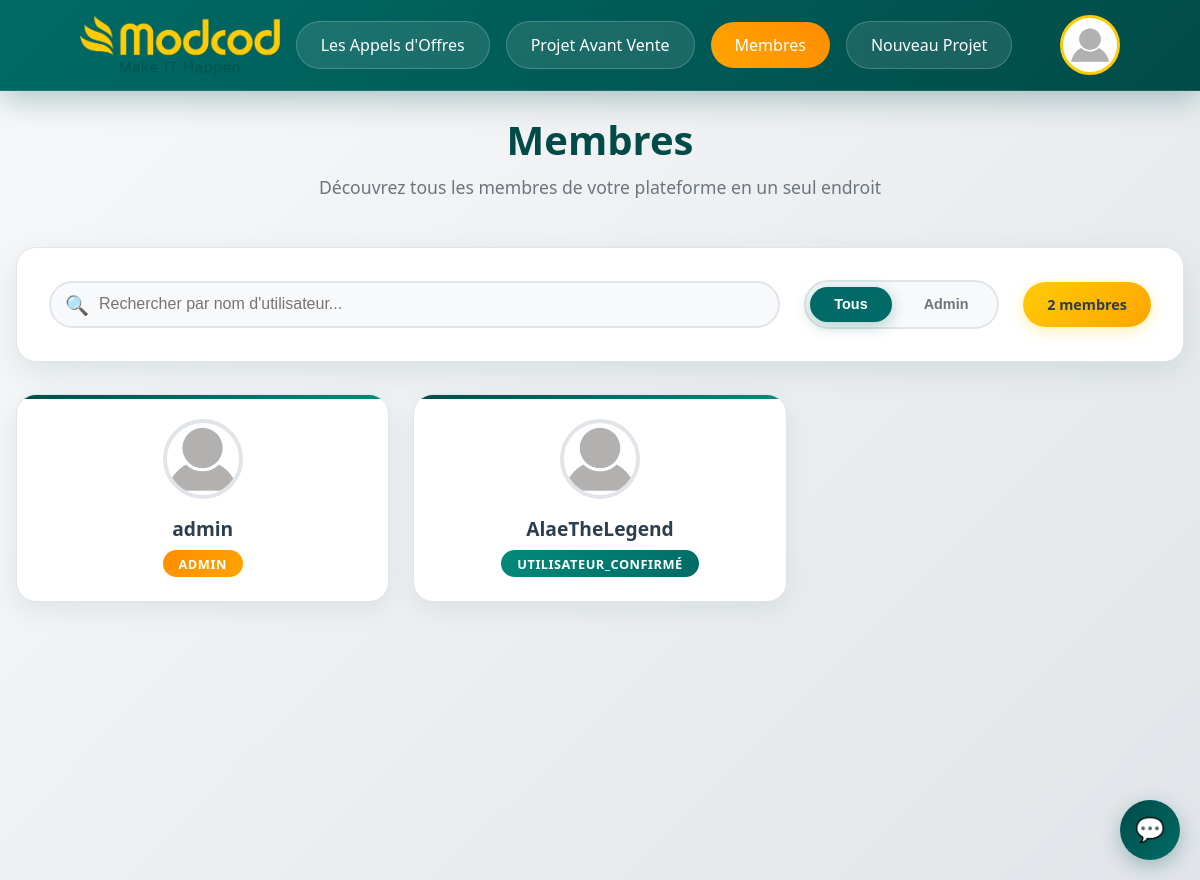
The app's page /modcod/membres/ (signed in), older data.
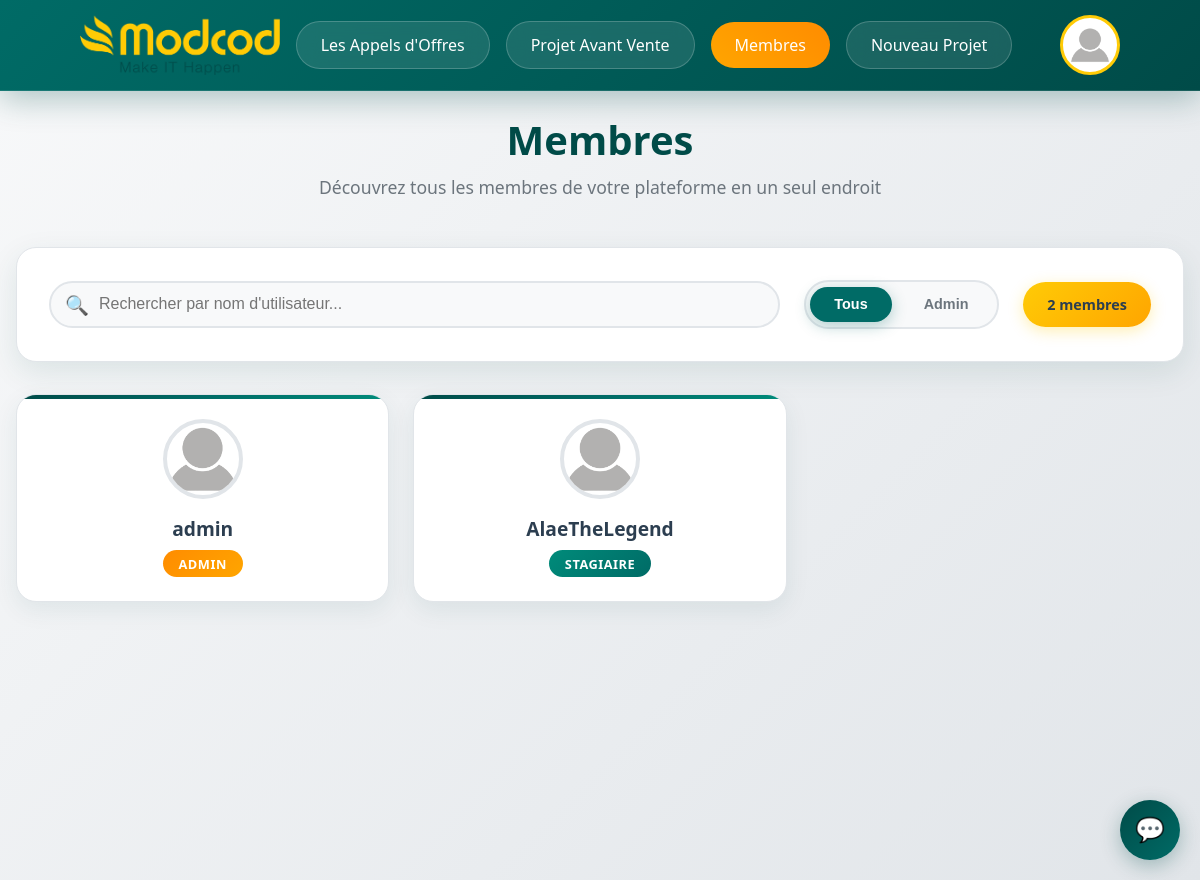
The same page, newer data.
### App1/models.py (models this page shows)
class CustomUser(AbstractUser):
    ROLE_CHOICES = [
        ('Admin', 'Admin'),
        ('Chef_projet','Chef_projet'),
        ('Collaborateur','Collaborateur'),
        ('Employe_Integration','Employe_Integration'),
        ('Stagiaire','Stagiaire'),
        ('Utilisateur_Confirmé' , 'Utilisateur_Confirmé'),
        ('Utilisateur_Temporaire','Utilisateur_Temporaire'),
    ]
    role = models.CharField(max_length=255, choices=ROLE_CHOICES, default='Utilisateur_Temporaire')
    phone_number = models.CharField(max_length=50,blank=True,null=True)
    adress = models.CharField(max_length=100,blank=True,null=True)
    ProfileImage = models.ImageField(upload_to="profileimage/" , default="profileimage/default.png")

### App1/views.py (the view)
# urls.py: path('membres/',membres,name="membres"),
@login_required(login_url="/modcod/login")
def membres(request):
    try:
        users = CustomUser.objects.all()
        return render(request, 'pages/membres.html', {'users': users , 'main':'membre'})
    except CustomUser.DoesNotExist:
        return render(request, 'pages/membres.html', {'users': []})
    except Exception as e:
        messages.error(f"Une erreur s'est produite lors du chargement des membres détails : {str(e)} ")
        return redirect('homepage')

### templates/pages/membres.html (shortened to what this page needs)
<!DOCTYPE html>
{% load static %}
<html lang="fr">
<head>
    <link rel="stylesheet" href="{% static "css/pages/membres.css" %}">
</head>
<body>
    {% include "../layouts/nav.html" %}
    <div class="main-container" style="margin-top:5rem;">
        <div class="header">
            <h1>Membres</h1>
            <p>Découvrez tous les membres de votre plateforme en un seul endroit</p>
        </div>
        <div class="filters">
            <div class="filters-grid">
                <div class="search-container">
                    <span class="search-icon">🔍</span>
                    <input type="text" class="search-input" placeholder="Rechercher par nom d'utilisateur..." id="searchInput">
                </div>
                <div class="role-filter">
                    <button class="role-btn active" data-role="all">Tous</button>
                    <button class="role-btn" data-role="admin">Admin</button>
                </div>
                <div class="members-count" id="membersCount">
                    <span id="countText">12 membres</span>
                </div>
            </div>
        </div>
        <div class="members-grid" id="membersGrid">
            {% for user in users  %}
                {% if user.role != "Utilisateur_Temporaire" %}
                    <div class="member-card" data-role="{{user.role}}">
                        <div class="member-avatar">
                            <img src="{{user.ProfileImage.url}}" alt="{{user.username}}">
                        </div>
                        <div class="member-username">{{user.username}}</div>
                        <div class="member-role role-{% if user.role == "Admin" %}admin{% else %}user{% endif %}">
                            {{user.role}}
                        </div>
                    </div>
                {% endif %}
            {% endfor %}
        </div>
    </div>
    {% include "../data/chatbot.html" %}
</body>
</html>

Row changes from the older to the newer data that the page shows:
changed CustomUser "AlaeTheLegend": role "UTILISATEUR_CONFIRMÉ" → "STAGIAIRE"
